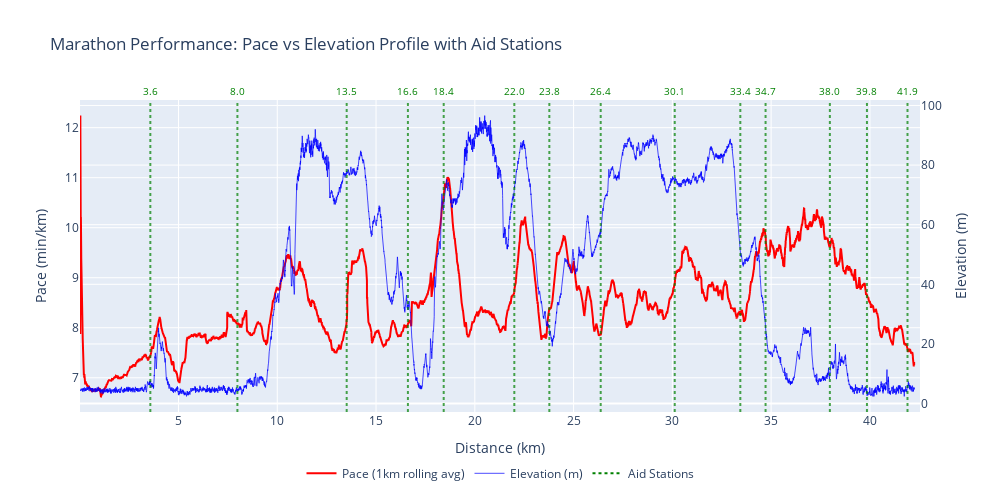

Notebook cell for this chart:
### Markdown cell above
## 3. Overall Trends

The following graph illustrates my rolling pace (1km window) and elevation across the 26.2-mile race.

### Code cell
# Create dual-axis plot: pace and elevation vs distance
fig = go.Figure()

# Add pace trace (1km rolling average)
fig.add_trace(go.Scatter(
    x=tcx_df['distance_km'],
    y=tcx_df['pace_1km'],
    mode='lines',
    name='Pace (1km rolling avg)',
    line=dict(color='red', width=2),
    hovertemplate='Distance: %{x:.2f}km<br>Pace: %{customdata}<extra></extra>',
    customdata=tcx_df['pace_1km_str'],
    yaxis='y'
))

# Add elevation trace
fig.add_trace(go.Scatter(
    x=tcx_df['distance_km'],
    y=tcx_df['elevation'],
    mode='lines',
    name='Elevation (m)',
    line=dict(color='blue', width=1),
    opacity=0.7,
    hovertemplate='Distance: %{x:.2f}km<br>Elevation: %{y:.0f}m<extra></extra>',
    yaxis='y2'
))

# Add aid stations with labels
for i, (_, station) in enumerate(aid_stations_df.iterrows()):
    # Vertical line
    fig.add_vline(
        x=station['distance_from_start_km'],
        line=dict(color='green', width=2, dash='dot'),
        opacity=0.7
    )
    
    # Distance label
    fig.add_annotation(
        x=station['distance_from_start_km'],
        y=1, yref="paper",
        text=f"{station['distance_from_start_km']:.1f}",
        showarrow=False,
        font=dict(size=10, color='green'),
        yanchor="bottom"
    )

# Add legend entry for aid stations
fig.add_trace(go.Scatter(
    x=[None], y=[None],
    mode='lines',
    name='Aid Stations',
    line=dict(color='green', width=2, dash='dot'),
    showlegend=True
))

# Update layout
fig.update_layout(
    title='Marathon Performance: Pace vs Elevation Profile with Aid Stations',
    xaxis_title='Distance (km)',
    yaxis=dict(title='Pace (min/km)', side='left'),
    yaxis2=dict(title='Elevation (m)', side='right', overlaying='y'),
    width=1000,
    height=500,
    hovermode='x unified',
    legend=dict(orientation="h", yanchor="top", y=-0.15, xanchor="center", x=0.5)
)

fig.show()

### Figure 1 — Plotly figure (JSON) as saved in the notebook; plotly's stock layout.template omitted (floating-point values rounded to 4 significant figures; data arrays with more than 128 entries replaced by an {"elided": "..."} marker saying what was removed)
{"data": [{"customdata": {"elided": "21286 str values"}, "hovertemplate": "Distance: %{x:.2f}km<br>Pace: %{customdata}<extra></extra>", "line": {"color": "red", "width": 2}, "mode": "lines", "name": "Pace (1km rolling avg)", "type": "scatter", "x": {"elided": "21286 float values"}, "y": {"elided": "21286 float values"}, "yaxis": "y"}, {"hovertemplate": "Distance: %{x:.2f}km<br>Elevation: %{y:.0f}m<extra></extra>", "line": {"color": "blue", "width": 1}, "mode": "lines", "name": "Elevation (m)", "opacity": 0.7, "type": "scatter", "x": {"elided": "21286 float values"}, "y": {"elided": "21286 float values"}, "yaxis": "y2"}, {"line": {"color": "green", "dash": "dot", "width": 2}, "mode": "lines", "name": "Aid Stations", "showlegend": true, "type": "scatter", "x": [null], "y": [null]}], "layout": {"annotations": [{"font": {"color": "green", "size": 10}, "showarrow": false, "text": "3.6", "x": 3.575, "y": 1, "yanchor": "bottom", "yref": "paper"}, {"font": {"color": "green", "size": 10}, "showarrow": false, "text": "8.0", "x": 7.983, "y": 1, "yanchor": "bottom", "yref": "paper"}, {"font": {"color": "green", "size": 10}, "showarrow": false, "text": "13.5", "x": 13.51, "y": 1, "yanchor": "bottom", "yref": "paper"}, {"font": {"color": "green", "size": 10}, "showarrow": false, "text": "16.6", "x": 16.61, "y": 1, "yanchor": "bottom", "yref": "paper"}, {"font": {"color": "green", "size": 10}, "showarrow": false, "text": "18.4", "x": 18.42, "y": 1, "yanchor": "bottom", "yref": "paper"}, {"font": {"color": "green", "size": 10}, "showarrow": false, "text": "22.0", "x": 22.0, "y": 1, "yanchor": "bottom", "yref": "paper"}, {"font": {"color": "green", "size": 10}, "showarrow": false, "text": "23.8", "x": 23.77, "y": 1, "yanchor": "bottom", "yref": "paper"}, {"font": {"color": "green", "size": 10}, "showarrow": false, "text": "26.4", "x": 26.37, "y": 1, "yanchor": "bottom", "yref": "paper"}, {"font": {"color": "green", "size": 10}, "showarrow": false, "text": "30.1", "x": 30.12, "y": 1, "yanchor": "bottom", "yref": "paper"}, {"font": {"color": "green", "size": 10}, "showarrow": false, "text": "33.4", "x": 33.44, "y": 1, "yanchor": "bottom", "yref": "paper"}, {"font": {"color": "green", "size": 10}, "showarrow": false, "text": "34.7", "x": 34.72, "y": 1, "yanchor": "bottom", "yref": "paper"}, {"font": {"color": "green", "size": 10}, "showarrow": false, "text": "38.0", "x": 37.97, "y": 1, "yanchor": "bottom", "yref": "paper"}, {"font": {"color": "green", "size": 10}, "showarrow": false, "text": "39.8", "x": 39.85, "y": 1, "yanchor": "bottom", "yref": "paper"}, {"font": {"color": "green", "size": 10}, "showarrow": false, "text": "41.9", "x": 41.9, "y": 1, "yanchor": "bottom", "yref": "paper"}], "height": 500, "hovermode": "x unified", "legend": {"orientation": "h", "x": 0.5, "xanchor": "center", "y": -0.15, "yanchor": "top"}, "shapes": [{"line": {"color": "green", "dash": "dot", "width": 2}, "opacity": 0.7, "type": "line", "x0": 3.575, "x1": 3.575, "xref": "x", "y0": 0, "y1": 1, "yref": "y domain"}, {"line": {"color": "green", "dash": "dot", "width": 2}, "opacity": 0.7, "type": "line", "x0": 7.983, "x1": 7.983, "xref": "x", "y0": 0, "y1": 1, "yref": "y domain"}, {"line": {"color": "green", "dash": "dot", "width": 2}, "opacity": 0.7, "type": "line", "x0": 13.51, "x1": 13.51, "xref": "x", "y0": 0, "y1": 1, "yref": "y domain"}, {"line": {"color": "green", "dash": "dot", "width": 2}, "opacity": 0.7, "type": "line", "x0": 16.61, "x1": 16.61, "xref": "x", "y0": 0, "y1": 1, "yref": "y domain"}, {"line": {"color": "green", "dash": "dot", "width": 2}, "opacity": 0.7, "type": "line", "x0": 18.42, "x1": 18.42, "xref": "x", "y0": 0, "y1": 1, "yref": "y domain"}, {"line": {"color": "green", "dash": "dot", "width": 2}, "opacity": 0.7, "type": "line", "x0": 22.0, "x1": 22.0, "xref": "x", "y0": 0, "y1": 1, "yref": "y domain"}, {"line": {"color": "green", "dash": "dot", "width": 2}, "opacity": 0.7, "type": "line", "x0": 23.77, "x1": 23.77, "xref": "x", "y0": 0, "y1": 1, "yref": "y domain"}, {"line": {"color": "green", "dash": "dot", "width": 2}, "opacity": 0.7, "type": "line", "x0": 26.37, "x1": 26.37, "xref": "x", "y0": 0, "y1": 1, "yref": "y domain"}, {"line": {"color": "green", "dash": "dot", "width": 2}, "opacity": 0.7, "type": "line", "x0": 30.12, "x1": 30.12, "xref": "x", "y0": 0, "y1": 1, "yref": "y domain"}, {"line": {"color": "green", "dash": "dot", "width": 2}, "opacity": 0.7, "type": "line", "x0": 33.44, "x1": 33.44, "xref": "x", "y0": 0, "y1": 1, "yref": "y domain"}, {"line": {"color": "green", "dash": "dot", "width": 2}, "opacity": 0.7, "type": "line", "x0": 34.72, "x1": 34.72, "xref": "x", "y0": 0, "y1": 1, "yref": "y domain"}, {"line": {"color": "green", "dash": "dot", "width": 2}, "opacity": 0.7, "type": "line", "x0": 37.97, "x1": 37.97, "xref": "x", "y0": 0, "y1": 1, "yref": "y domain"}, {"line": {"color": "green", "dash": "dot", "width": 2}, "opacity": 0.7, "type": "line", "x0": 39.85, "x1": 39.85, "xref": "x", "y0": 0, "y1": 1, "yref": "y domain"}, {"line": {"color": "green", "dash": "dot", "width": 2}, "opacity": 0.7, "type": "line", "x0": 41.9, "x1": 41.9, "xref": "x", "y0": 0, "y1": 1, "yref": "y domain"}], "title": {"text": "Marathon Performance: Pace vs Elevation Profile with Aid Stations"}, "width": 1000, "xaxis": {"title": {"text": "Distance (km)"}}, "yaxis": {"side": "left", "title": {"text": "Pace (min/km)"}}, "yaxis2": {"overlaying": "y", "side": "right", "title": {"text": "Elevation (m)"}}}}
